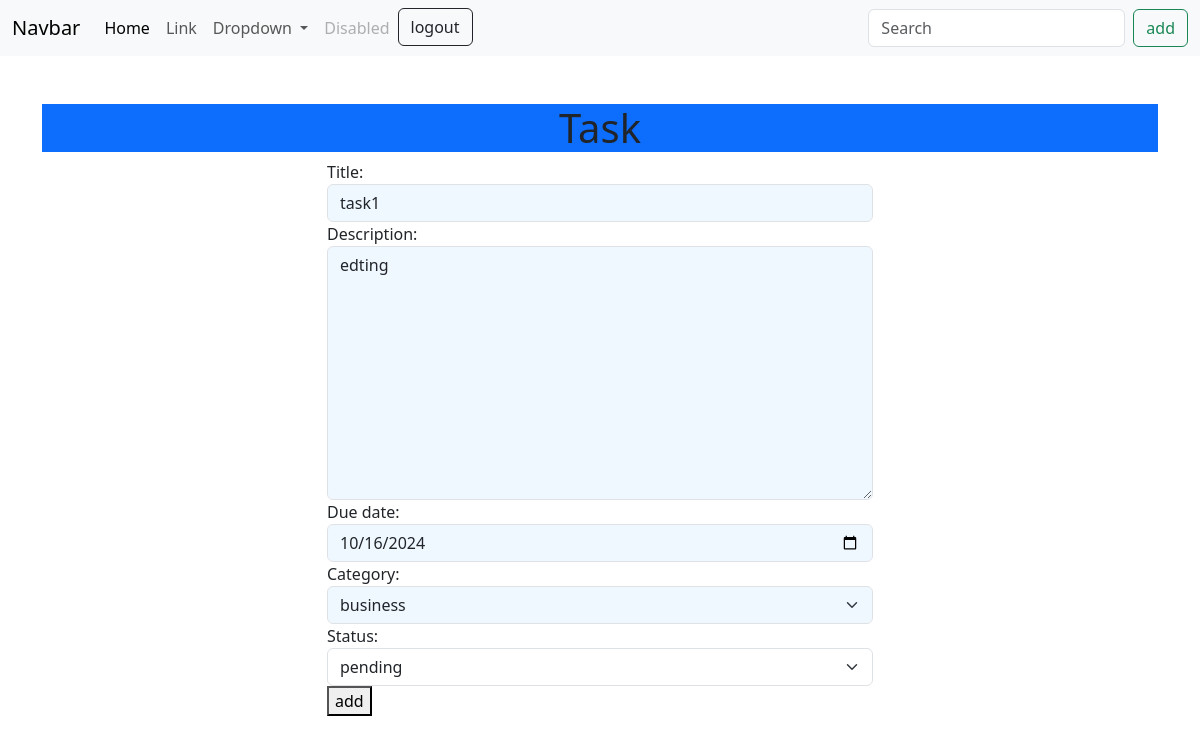
/tasks/8/change (signed in), run on the app's committed database.
### notesworks/models.py (models this page shows, shortened)
class Task(models.Model):
    title=models.CharField(max_length=200)
    description=models.TextField()
    created_date=models.DateTimeField(auto_now_add=True)
    due_date=models.DateTimeField(null=True)
    category_choices=(
        ("personal","personal"),
        ("business","business")
    )
    category=models.CharField(max_length=200,choices=category_choices,default="personal")
    status_choices=(
        ("pending","pending"),
        ("in-progress","in-progress"),
        ("done","done")
    )
    status=models.CharField(max_length=200,choices=status_choices,default="pending")
    user=models.ForeignKey(User,on_delete=models.CASCADE)

### notesworks/views.py (the view, shortened to what this page needs)
# urls.py: path('tasks/<int:pk>/change',views.TaskUpdateView.as_view(),name='task-update'),
@method_decorator(decs,name="dispatch")
class TaskUpdateView(View):
    def get(self,request,*args,**kwargs):
        id=kwargs.get("pk")
        task_obj=Task.objects.get(id=id)
        form_instance=TaskForm(instance=task_obj)
        form_instance.fields["status"]=forms.ChoiceField(choices=Task.status_choices,widget=forms.Select(attrs={"class":"form-control form-select"}),initial=task_obj.status)
        return render(request,"task_edit.html",{"form":form_instance})

### notesworks/forms.py
class TaskForm(forms.ModelForm):
    class Meta:
        model=Task
        exclude=("created_date","status","user")
        widgets={
            "title":forms.TextInput(attrs={"class":"form-control",'style': 'background-color: #f0f8ff;'}),
            "description":forms.Textarea(attrs={"class":"form-control",'style': 'background-color: #f0f8ff;'}),
            "due_date":forms.DateInput(attrs={"class":"form-control","type":"date",'style': 'background-color: #f0f8ff;'}),
            "category":forms.Select(attrs={"class":"form-control form-select",'style': 'background-color: #f0f8ff;'}),
            "user":forms.TextInput(attrs={"class":"form-control",'style': 'background-color: #f0f8ff;'})
        }

### notesworks/templates/task_edit.html (shortened to what this page needs)
{%extends "base.html"%}
{%block main_block%}
<div class="container style: background-color: #f0f8ff;">
    <h1 class="type text d-flex align-items-center justify-content-center mt-5 bg-primary">Task</h1>
    <div class="row">
        <div class="col-3"></div>
        <div class="col-6">
            <form action="" method="post">
                {{form}}
                <button type="submit">add</button>
            </form>
        </div>
        <div class="col-3"></div>
    </div>
</div>
{%endblock%}

### data on the page
Task: title "task1", description "edting", due_date "10/16/2024", category "business", status "pending"
